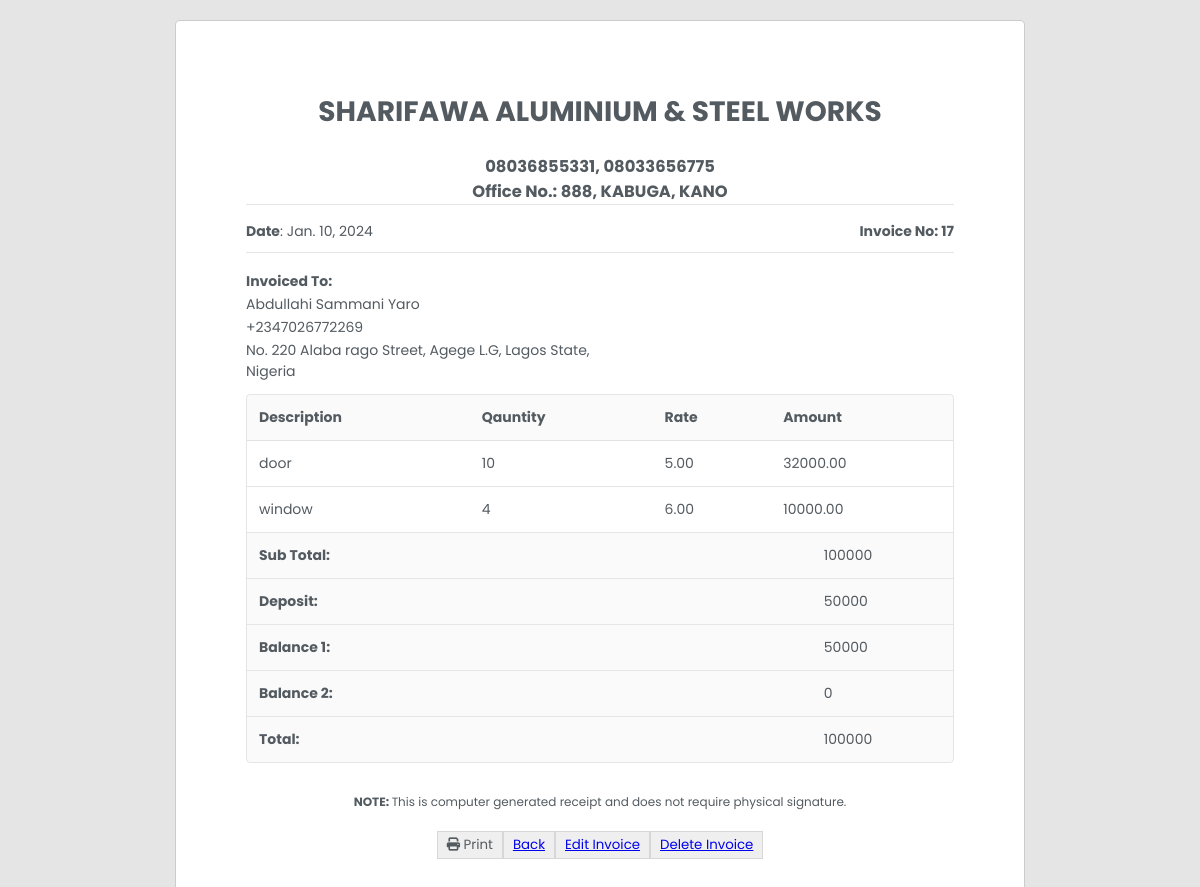
/product/17/, run on the app's committed database.
### products/models.py (models this page shows, shortened)
class Product(models.Model):
    customer = models.ForeignKey(Customer, on_delete=models.CASCADE, default=1)
    title = models.TextField(max_length=200, null=True, default = None)
    date_created = models.DateField(null=True, blank=True)
    total = models.PositiveIntegerField(default=1)
    sub_total = models.PositiveIntegerField(default=1)
    deposit = models.PositiveIntegerField(default=1)
    balance1 = models.PositiveIntegerField(default=1)
    balance2 = models.PositiveIntegerField(default=1)

class Customer(models.Model):
    full_name = models.CharField(max_length=50, null=True)
    phone_number = models.CharField(max_length=15, null=True)
    address = models.TextField(max_length=255, null=True)

class Variant(models.Model):
    product = models.ForeignKey(Product, on_delete=models.CASCADE)
    quantity = models.PositiveIntegerField(default=1)
    description = models.TextField(max_length=200)
    rate = models.DecimalField(max_length=12, decimal_places=2, max_digits = 12, null=True)
    amount = models.DecimalField(max_digits=12, decimal_places=2)

### products/views.py (the view)
# urls.py: path('product/<int:pk>/', product_detail, name='product_detail'),
def product_detail(request, pk):
    product = get_object_or_404(Product, pk=pk)
    images = product.image_set.all()  # Access related images
    variants = product.variant_set.all()  # Access related variants
    return render(request, 'products/product_detail.html', {
        'product': product,
        'images': images,
        'variants': variants,
    })

### templates/products/product_detail.html
{% extends "invoice_base.html" %}
{% block content %}
        <div class = "invoice-wrapper" id = "print-area">
            <div class = "invoice">
                <div class = "invoice-container">
                    <div class = "invoice-head">
                        <div class = "invoice-head-top-left">
                            <center>
                             <h1>SHARIFAWA ALUMINIUM & STEEL WORKS</h1><br>
                             <h3>08036855331, 08033656775</h3>
                             <h3>Office No.: 888, KABUGA, KANO</h3>
                            </center>
                         </div>
                        <div class = "hr"></div>
                        <div class = "invoice-head-middle">
                            <div class = "invoice-head-middle-left text-start">
                                <p><span class = "text-bold">Date</span>: {{ product.date_created }}</p>
                            </div>
                            <div class = "invoice-head-middle-right text-end">
                                <p><spanf class = "text-bold">Invoice No:</span> {{ product.id }}</p>
                            </div>
                        </div>
                        <div class = "hr"></div>
                        <div class = "invoice-head-bottom">
                            <div class = "invoice-head-bottom-left">
                                <ul>
                                    <li class = 'text-bold'>Invoiced To:</li>
                                    <li>{{ product.customer.full_name }}</li>
                                    <li>{{ product.customer.phone_number }}</li>
                                    <li>{{ product.customer.address }}</li>
                                </ul>
                            </div>
                        </div>
                    </div>
                    <div class = "overflow-view">
                        <div class = "invoice-body">
                            <table>
                                <thead>
                                    <tr>
                                        <td class = "text-bold">Description</td>
                                        <td class = "text-bold">Qauntity</td>
                                        <td class = "text-bold">Rate</td>
                                        <td class = "text-bold">Amount</td>
                                    </tr>
                                </thead>
                                <tbody>
                                    {% for variant in product.variant_set.all %}
                                    <tr>
                                        <td>{{ variant.description }}</td>
                                        <td>{{ variant.quantity }}</td>
                                        <td>{{ variant.rate }}</td>
                                        <td>{{ variant.amount }}</td>
                                    </tr>
                                    {% endfor %}
                                </tbody>
                            </table>
                            <div class = "invoice-body-bottom">
                                <div class = "invoice-body-info-item border-bottom">
                                    <div class = "info-item-td text-start text-bold">Sub Total:</div>
                                    <div class = "info-item-td text-start">{{ product.sub_total }}</div>
                                </div>
                                <div class = "invoice-body-info-item border-bottom">
                                    <div class = "info-item-td text-start text-bold">Deposit:</div>
                                    <div class = "info-item-td text-start">{{ product.deposit }}</div>
                                </div>
                                <div class = "invoice-body-info-item border-bottom">
                                    <div class = "info-item-td text-start text-bold">Balance 1:</div>
                                    <div class = "info-item-td text-start">{{ product.balance1 }}</div>
                                </div>
                                <div class = "invoice-body-info-item border-bottom">
                                    <div class = "info-item-td text-start text-bold">Balance 2:</div>
                                    <div class = "info-item-td text-start">{{ product.balance2 }}</div>
                                </div>
                                <div class = "invoice-body-info-item">
                                    <div class = "info-item-td text-start text-bold">Total:</div>
                                    <div class = "info-item-td text-start">{{ product.total }}</div>
                                </div>
                            </div>
                        </div>
                    </div>
                    <div class = "invoice-foot text-center">
                        <p><span class = "text-bold text-center">NOTE:&nbsp;</span>This is computer generated receipt and does not require physical signature.</p>
                        <div class = "invoice-btns">
                            <button type = "button" class = "invoice-btn" onclick="printInvoice()">
                                <span>
                                    <i class="fa-solid fa-print"></i>
                                </span>
                                <span>Print</span>
                            </button>
                            <button type = "button" class = "invoice-btn">
                                <span><a href="{% url 'products:customer_product_list' customer_id=product.customer.id %}">Back</a></span>
                            </button>
                            <button type = "button" class = "invoice-btn">
                                <span><a href="{% url 'products:edit_customer_products' product.id %}">Edit Invoice</a></span>
                            </button>
                            <button type = "button" class = "invoice-btn">
                                <span><a href="{% url 'products:delete_product' pk=product.id %}">Delete Invoice</a></span>
                            </button>
                        </div>
                    </div>
                </div>
            </div>
        </div>
{% endblock %}

### products/static/css/invoice.css (style rules this page uses)
*, *::after, *::before { padding: 0; margin: 0; box-sizing: border-box; }
:root { --blue-color: #0c2f54; --dark-color: #535b61; --white-color: #fff; }
ul { list-style-type: none; }
ul li { margin: 2px 0; }
.text-end { text-align: right; }
.text-center { text-align: center; }
.text-start { text-align: left; }
.text-bold { font-weight: 700; }
.hr { height: 1px; background-color: rgba(0, 0, 0, 0.1); }
.border-bottom { border-bottom: 1px solid rgba(0, 0, 0, 0.1); }
body { font-family: 'Poppins', sans-serif; color: var(--dark-color); font-size: 14px; }
.invoice-wrapper { min-height: 100vh; background-color: rgba(0, 0, 0, 0.1); padding-top: 20px; padding-bottom: 20px; }
.invoice { max-width: 850px; margin-right: auto; margin-left: auto; background-color: var(--white-color); padding: 70px; border: 1px solid rgba(0, 0, 0, 0.2); border-radius: 5px; min-height: 920px; }
.invoice-head-middle, .invoice-head-bottom { padding: 16px 0; }
.invoice-body { border: 1px solid rgba(0, 0, 0, 0.1); border-radius: 4px; overflow: hidden; }
.invoice-body table { border-collapse: collapse; border-radius: 4px; width: 100%; }
.invoice-body table td, .invoice-body table th { padding: 12px; }
.invoice-body table tr { border-bottom: 1px solid rgba(0, 0, 0, 0.1); }
.invoice-body table thead { background-color: rgba(0, 0, 0, 0.02); }
.invoice-body-info-item { display: grid; grid-template-columns: 80% 20%; }
.invoice-body-info-item .info-item-td { padding: 12px; background-color: rgba(0, 0, 0, 0.02); }
.invoice-foot { padding: 30px 0; }
.invoice-foot p { font-size: 12px; }
.invoice-btns { margin-top: 20px; display: flex; justify-content: center; }
.invoice-btn { padding: 3px 9px; color: var(--dark-color); font-family: inherit; border: 1px solid rgba(0, 0, 0, 0.1); cursor: pointer; }
.invoice-head-top, .invoice-head-middle, .invoice-head-bottom { display: grid; grid-template-columns: repeat(2, 1fr); padding-bottom: 10px; }
.overflow-view { overflow-x: scroll; }
.invoice-body { min-width: 600px; }

### data on the page
Product: date_created "Jan. 10, 2024", id "17", customer.full_name "Abdullahi Sammani Yaro", customer.phone_number "+2347026772269", customer.address "No. 220 Alaba rago Street, Agege L.G, Lagos State, Nigeria", sub_total "100000", deposit "50000", balance1 "50000", balance2 "0", total "100000"
Variant: description "door", quantity "10", rate "5.00", amount "32000.00"
Variant: description "window", quantity "4", rate "6.00", amount "10000.00"
